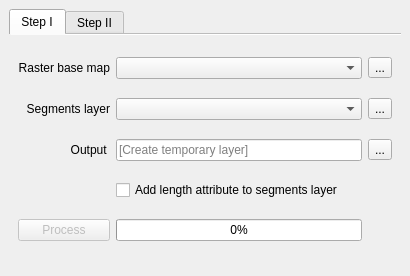
<?xml version="1.0" encoding="UTF-8"?>
<ui version="4.0">
 <class>BDWidget</class>
 <widget class="QDockWidget" name="BDWidget">
  <property name="geometry">
   <rect>
    <x>0</x>
    <y>0</y>
    <width>410</width>
    <height>276</height>
   </rect>
  </property>
  <property name="floating">
   <bool>false</bool>
  </property>
  <property name="windowTitle">
   <string>&amp;Delineation Widget</string>
  </property>
  <widget class="QWidget" name="dockWidgetContents">
   <layout class="QGridLayout" name="gridLayout">
    <item row="0" column="0">
     <widget class="QTabWidget" name="tabs">
      <property name="minimumSize">
       <size>
        <width>0</width>
        <height>0</height>
       </size>
      </property>
      <property name="tabPosition">
       <enum>QTabWidget::North</enum>
      </property>
      <property name="tabShape">
       <enum>QTabWidget::Rounded</enum>
      </property>
      <property name="currentIndex">
       <number>0</number>
      </property>
      <property name="documentMode">
       <bool>true</bool>
      </property>
      <property name="tabBarAutoHide">
       <bool>false</bool>
      </property>
      <widget class="QWidget" name="stepOneTab">
       <attribute name="title">
        <string>Step I</string>
       </attribute>
       <layout class="QGridLayout" name="gridLayout_1">
        <item row="0" column="0">
         <widget class="QLabel" name="baseRasterLabel">
          <property name="locale">
           <locale language="English" country="UnitedStates"/>
          </property>
          <property name="text">
           <string>Raster base map</string>
          </property>
          <property name="alignment">
           <set>Qt::AlignRight|Qt::AlignTrailing|Qt::AlignVCenter</set>
          </property>
         </widget>
        </item>
        <item row="0" column="1">
         <widget class="QgsMapLayerComboBox" name="baseRasterLayerComboBox">
          <property name="editable">
           <bool>false</bool>
          </property>
          <property name="frame">
           <bool>true</bool>
          </property>
          <property name="allowEmptyLayer">
           <bool>true</bool>
          </property>
          <property name="showCrs">
           <bool>true</bool>
          </property>
         </widget>
        </item>
        <item row="0" column="2">
         <widget class="QToolButton" name="baseRasterLayerButton">
          <property name="text">
           <string>...</string>
          </property>
         </widget>
        </item>
        <item row="1" column="0">
         <widget class="QLabel" name="segmentsLayerLabel">
          <property name="locale">
           <locale language="English" country="UnitedStates"/>
          </property>
          <property name="text">
           <string>Segments layer</string>
          </property>
          <property name="alignment">
           <set>Qt::AlignRight|Qt::AlignTrailing|Qt::AlignVCenter</set>
          </property>
         </widget>
        </item>
        <item row="1" column="1">
         <widget class="QgsMapLayerComboBox" name="segmentsLayerComboBox">
          <property name="enabled">
           <bool>true</bool>
          </property>
          <property name="editable">
           <bool>false</bool>
          </property>
          <property name="frame">
           <bool>true</bool>
          </property>
          <property name="allowEmptyLayer">
           <bool>false</bool>
          </property>
          <property name="showCrs">
           <bool>true</bool>
          </property>
         </widget>
        </item>
        <item row="1" column="2">
         <widget class="QToolButton" name="segmentsLayerButton">
          <property name="text">
           <string>...</string>
          </property>
         </widget>
        </item>
        <item row="2" column="0">
         <widget class="QLabel" name="outputLayerLabel">
          <property name="locale">
           <locale language="English" country="UnitedStates"/>
          </property>
          <property name="text">
           <string>Output </string>
          </property>
          <property name="alignment">
           <set>Qt::AlignRight|Qt::AlignTrailing|Qt::AlignVCenter</set>
          </property>
         </widget>
        </item>
        <item row="2" column="1">
         <widget class="QLineEdit" name="outputLayerTextEdit">
          <property name="placeholderText">
           <string>[Create temporary layer]</string>
          </property>
         </widget>
        </item>
        <item row="2" column="2">
         <widget class="QToolButton" name="outputLayerButton">
          <property name="text">
           <string>...</string>
          </property>
         </widget>
        </item>
        <item row="3" column="0">
         <widget class="QLabel" name="its4landLabel">
          <property name="enabled">
           <bool>true</bool>
          </property>
          <property name="maximumSize">
           <size>
            <width>90</width>
            <height>25</height>
           </size>
          </property>
          <property name="autoFillBackground">
           <bool>true</bool>
          </property>
          <property name="locale">
           <locale language="English" country="UnitedStates"/>
          </property>
          <property name="frameShape">
           <enum>QFrame::NoFrame</enum>
          </property>
          <property name="text">
           <string notr="true"/>
          </property>
          <property name="textFormat">
           <enum>Qt::AutoText</enum>
          </property>
          <property name="pixmap">
           <pixmap>.icons/its4landLogo.png</pixmap>
          </property>
          <property name="scaledContents">
           <bool>true</bool>
          </property>
          <property name="openExternalLinks">
           <bool>false</bool>
          </property>
         </widget>
        </item>
        <item row="3" column="1" colspan="2">
         <widget class="QCheckBox" name="addLengthAttributeCheckBox">
          <property name="text">
           <string>Add length attribute to segments layer</string>
          </property>
          <property name="tristate">
           <bool>false</bool>
          </property>
         </widget>
        </item>
        <item row="4" column="0">
         <widget class="QPushButton" name="processButton">
          <property name="enabled">
           <bool>false</bool>
          </property>
          <property name="text">
           <string>Process</string>
          </property>
         </widget>
        </item>
        <item row="4" column="1">
         <widget class="QProgressBar" name="step1ProgressBar">
          <property name="value">
           <number>0</number>
          </property>
         </widget>
        </item>
       </layout>
      </widget>
      <widget class="QWidget" name="stepTwoTab">
       <attribute name="title">
        <string>Step II</string>
       </attribute>
       <layout class="QGridLayout" name="gridLayout_3">
        <item row="0" column="2">
         <widget class="QRadioButton" name="modeNodesRadio">
          <property name="text">
           <string>Connect &amp;nodes</string>
          </property>
         </widget>
        </item>
        <item row="0" column="3">
         <widget class="QRadioButton" name="modeManualRadio">
          <property name="text">
           <string>&amp;Manual</string>
          </property>
          <property name="autoExclusive">
           <bool>true</bool>
          </property>
         </widget>
        </item>
        <item row="0" column="1">
         <widget class="QRadioButton" name="modeEnclosingRadio">
          <property name="text">
           <string>S&amp;urrounding</string>
          </property>
         </widget>
        </item>
        <item row="5" column="2">
         <widget class="QPushButton" name="acceptButton">
          <property name="enabled">
           <bool>false</bool>
          </property>
          <property name="sizePolicy">
           <sizepolicy hsizetype="Expanding" vsizetype="Maximum">
            <horstretch>0</horstretch>
            <verstretch>0</verstretch>
           </sizepolicy>
          </property>
          <property name="minimumSize">
           <size>
            <width>0</width>
            <height>30</height>
           </size>
          </property>
          <property name="maximumSize">
           <size>
            <width>16777215</width>
            <height>16777215</height>
           </size>
          </property>
          <property name="text">
           <string>Accept </string>
          </property>
          <property name="icon">
           <iconset>
            <normaloff>icons/accept.png</normaloff>icons/accept.png</iconset>
          </property>
          <property name="iconSize">
           <size>
            <width>30</width>
            <height>20</height>
           </size>
          </property>
         </widget>
        </item>
        <item row="5" column="1">
         <widget class="QPushButton" name="rejectButton">
          <property name="enabled">
           <bool>false</bool>
          </property>
          <property name="sizePolicy">
           <sizepolicy hsizetype="Expanding" vsizetype="Fixed">
            <horstretch>0</horstretch>
            <verstretch>0</verstretch>
           </sizepolicy>
          </property>
          <property name="minimumSize">
           <size>
            <width>0</width>
            <height>30</height>
           </size>
          </property>
          <property name="maximumSize">
           <size>
            <width>16777215</width>
            <height>16777215</height>
           </size>
          </property>
          <property name="layoutDirection">
           <enum>Qt::LeftToRight</enum>
          </property>
          <property name="text">
           <string>Reject</string>
          </property>
          <property name="icon">
           <iconset>
            <normaloff>icons/reject.png</normaloff>icons/reject.png</iconset>
          </property>
          <property name="iconSize">
           <size>
            <width>30</width>
            <height>20</height>
           </size>
          </property>
         </widget>
        </item>
        <item row="1" column="1" colspan="3">
         <widget class="QgsFieldComboBox" name="weightComboBox">
          <property name="enabled">
           <bool>false</bool>
          </property>
          <property name="allowEmptyFieldName">
           <bool>true</bool>
          </property>
         </widget>
        </item>
        <item row="5" column="3">
         <widget class="QPushButton" name="editButton">
          <property name="enabled">
           <bool>false</bool>
          </property>
          <property name="sizePolicy">
           <sizepolicy hsizetype="Expanding" vsizetype="Maximum">
            <horstretch>0</horstretch>
            <verstretch>0</verstretch>
           </sizepolicy>
          </property>
          <property name="minimumSize">
           <size>
            <width>0</width>
            <height>30</height>
           </size>
          </property>
          <property name="maximumSize">
           <size>
            <width>16777215</width>
            <height>16777215</height>
           </size>
          </property>
          <property name="text">
           <string>Edit</string>
          </property>
          <property name="icon">
           <iconset>
            <normaloff>icons/edit.png</normaloff>icons/edit.png</iconset>
          </property>
          <property name="checkable">
           <bool>true</bool>
          </property>
         </widget>
        </item>
        <item row="6" column="1" colspan="3">
         <widget class="QPushButton" name="finishButton">
          <property name="enabled">
           <bool>false</bool>
          </property>
          <property name="sizePolicy">
           <sizepolicy hsizetype="Expanding" vsizetype="Fixed">
            <horstretch>0</horstretch>
            <verstretch>0</verstretch>
           </sizepolicy>
          </property>
          <property name="minimumSize">
           <size>
            <width>0</width>
            <height>30</height>
           </size>
          </property>
          <property name="maximumSize">
           <size>
            <width>16777215</width>
            <height>16777215</height>
           </size>
          </property>
          <property name="font">
           <font>
            <family>MS Shell Dlg 2</family>
           </font>
          </property>
          <property name="layoutDirection">
           <enum>Qt::LeftToRight</enum>
          </property>
          <property name="text">
           <string>Finish</string>
          </property>
          <property name="icon">
           <iconset>
            <normaloff>icons/finishFlag.png</normaloff>icons/finishFlag.png</iconset>
          </property>
         </widget>
        </item>
       </layout>
      </widget>
     </widget>
    </item>
   </layout>
  </widget>
 </widget>
 <customwidgets>
  <customwidget>
   <class>QgsFieldComboBox</class>
   <extends>QComboBox</extends>
   <header>qgsfieldcombobox.h</header>
  </customwidget>
  <customwidget>
   <class>QgsMapLayerComboBox</class>
   <extends>QComboBox</extends>
   <header>qgsmaplayercombobox.h</header>
  </customwidget>
 </customwidgets>
 <resources/>
 <connections/>
</ui>
